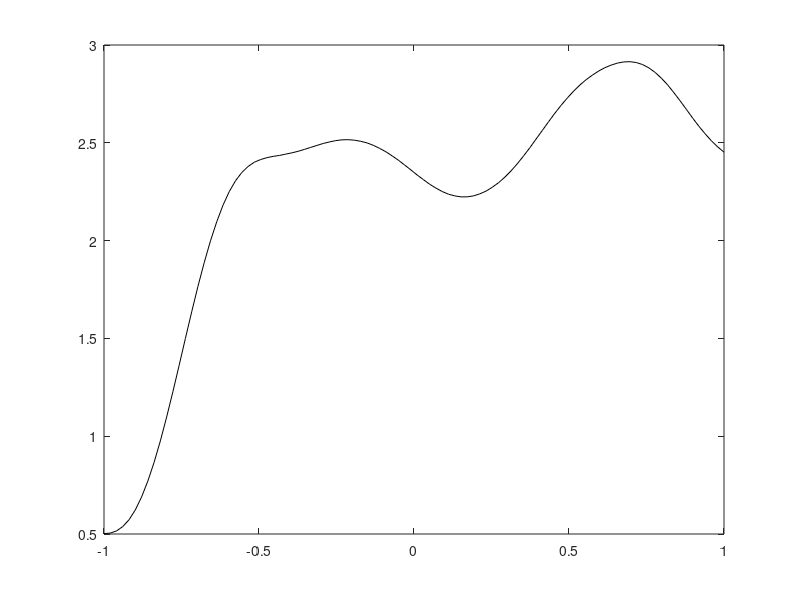

This figure's MATLAB source:
%% Defining a Prior 
% Defining the mean function
meanFunction = @(x) 0; % zero mean function

% Defining a covariance function
covarianceFunction = @(amplitude, lengthScale, x1, x2) ...
                            (amplitude.^2*exp(-(x1 - x2)^2/(2*lengthScale^2))); % Standard exponential covariance function
hypAmplitude = 1; % Amplitude Hyper-parameter
hypLengthScale = 0.2; % Length Scale Hyper-parameter
                        
%% Plotting the Gram Matrix
N = 100; % Number of testing points
xStar = linspace(-1, 1, N)'; % Input training points

meanVector = meanFunction(xStar);

for i=1:N
    for j=1:N
        gramMatrix(i, j) = covarianceFunction(hypAmplitude, hypLengthScale, xStar(i), xStar(j));
    end
end

% Visualizing the Gram matrix
imagesc(gramMatrix);

%% Sampling functions from the Prior

% Tip: add a jitter term to the gram matrix so that matrix inversion is numerically stable
jitter = 10^(-6); 

% The cholesky decomposition
L = chol(gramMatrix + eye(N)*jitter);

randomFunction = meanVector + L'*rand(N, 1);

plot(xStar, randomFunction, 'k');
